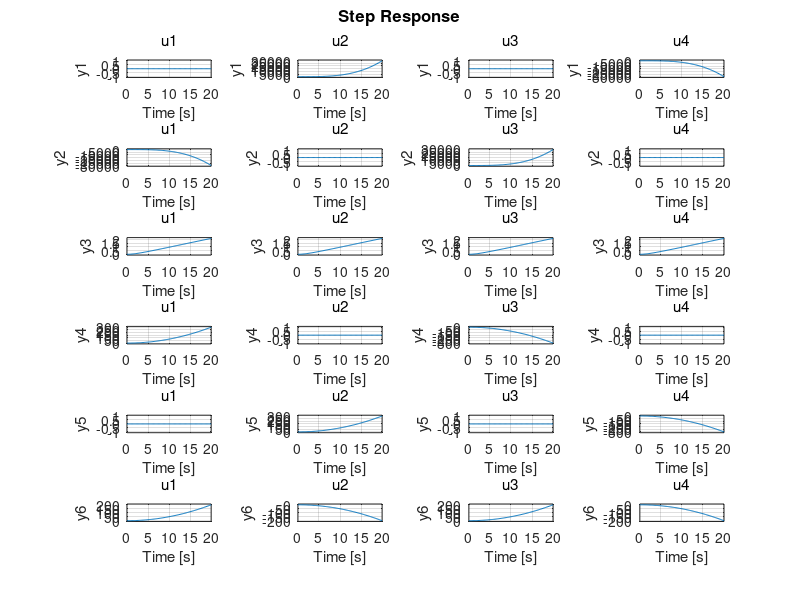

Write MATLAB code to recreate this figure.
clear all;clc;close all;
%%
% loading constants
m=0.5;
L=0.25;
k=3*10^-6;
b=10^-7;
g=9.81;
kd=0.25;
Ixx=5*10^-3;
Iyy=5*10^-3;
Izz=10^-3;
cm=10^4;
U=(m*g)/(k*cm);
% U=12;

%%
A_=[0 0 0 1 0 0 0 0 0 0 0 0;   % f1
   0 0 0 0 1 0 0 0 0 0 0 0;   % f2
   0 0 0 0 0 1 0 0 0 0 0 0;    % f3
   0 0 0 -kd/m 0 0 0 ((k*cm)/m)*U 0 0 0 0;  % f4
   0 0 0 0 -kd/m 0 -((k*cm)/m)*U 0 0 0 0 0; % f5
   0 0 0 0 0 -kd/m 0 0 0 0 0 0;    % f6
   0 0 0 0 0 0 0 0 0 1 0 0;    % f7
   0 0 0 0 0 0 0 0 0 0 1 0;    %f8
   0 0 0 0 0 0 0 0 0 0 0 1;    % f9
   0 0 0 0 0 0 0 0 0 0 0 0;   % f10
   0 0 0 0 0 0 0 0 0 0 0 0;   % f11
   0 0 0 0 0 0 0 0 0 0 0 0];  % f12

B_=[0 0 0 0;
   0 0 0 0;
   0 0 0 0;
   0 0 0 0;
   0 0 0 0;
   (k*cm)/m (k*cm)/m (k*cm)/m (k*cm)/m;
   0 0 0 0;
   0 0 0 0;
   0 0 0 0;
   (L*k*cm)/Ixx 0 -(L*k*cm)/Ixx 0;
0 (L*k*cm)/Iyy 0 -(L*k*cm)/Iyy;
(b*cm)/Izz -(b*cm)/Izz (b*cm)/Izz -(b*cm)/Izz];


C_=[1 0 0 0 0 0 0 0 0 0 0 0;
   0 1 0 0 0 0 0 0 0 0 0 0;
   0 0 1 0 0 0 0 0 0 0 0 0;
   0 0 0 0 0 0 1 0 0 0 0 0;
   0 0 0 0 0 0 0 1 0 0 0 0;
   0 0 0 0 0 0 0 0 1 0 0 0];
D_=[zeros(6,4)];

%%
figure;
sys=ss(A_,B_,C_,D_);
step(sys);
